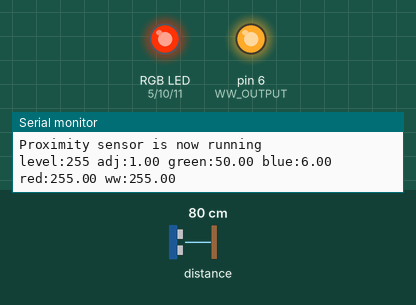
A sketch run on a simulated Arduino Uno, built with avr-gcc and run on an emulated ATmega328P. On the bench: an RGB LED mixed from three pins (HIGH = lit), output pins drawn as LEDs (lit = HIGH), the last lines printed to the serial monitor. The test bench sets the inputs (shaded band); at power-on: distance to the obstacle 80 cm. Dim RGB values are drawn brighter than linear.

Above: at 1.3 s.
1.4 s: distance to the obstacle set to 18 cm
At 2.6 s:
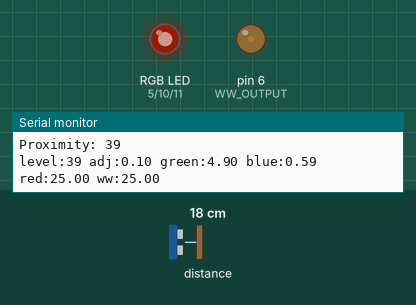
2.9 s: distance to the obstacle set to 11 cm
5.9 s: distance to the obstacle set to 8 cm
At 7.2 s:
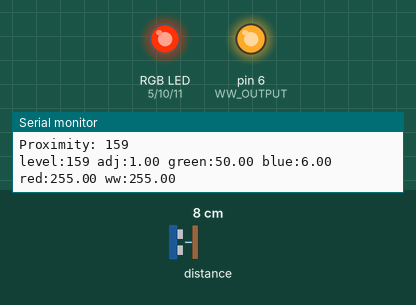
Timing chart, 0 to 8.9 s (numbered marks = the images above; inputs shaded):
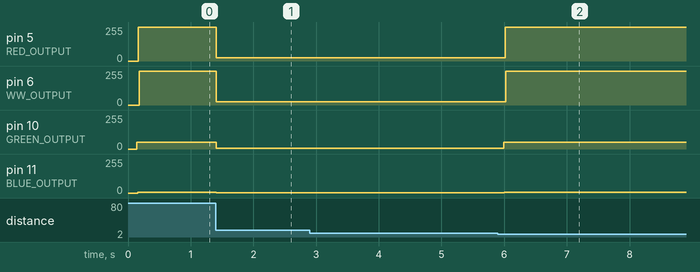

Measured:
- the behaviour switches between 10 and 9 cm on distance to the obstacle (found by bisection; images 1 and 2)
- after the input at 1.4 s, pin 5 (RED_OUTPUT), pin 6 (WW_OUTPUT): 255/255 → 25/255 at once; pin 10 (GREEN_OUTPUT): 50/255 → 4/255 at once; pin 11 (BLUE_OUTPUT): 6/255 → 1/255 at once
- after the input at 5.9 s, pin 5 (RED_OUTPUT): 25/255 → 255/255 after 0.11 s; pin 6 (WW_OUTPUT): 25/255 → 255/255 after 0.13 s; pin 10 (GREEN_OUTPUT): 4/255 → 50/255 after 0.09 s; pin 11 (BLUE_OUTPUT): 1/255 → 6/255 after 0.10 s

The sketch:

DimmableKitchenLightGesture.ino
```cpp
#include <SparkFun_APDS9960.h>

// Pins
#define GREEN_OUTPUT 10
#define BLUE_OUTPUT 11
#define RED_OUTPUT 5
#define WW_OUTPUT 6

// Constants
#define MAX_DISTANCE 20
#define MIN_LEVEL 35

#define GREEN_BASE_LEVEL 50
#define BLUE_BASE_LEVEL 6
#define RED_BASE_LEVEL 255
#define WW_BASE_LEVEL 255

#define LOCK_TIME 5
#define LOCK_THRESHOLD 3

// Global Variables
SparkFun_APDS9960 apds = SparkFun_APDS9960();
unsigned long last_lock_time = 0;
byte last_lock_level = 0;

void setup() {

  // Initialize Serial port
  Serial.begin(9600);
  Serial.println();
  Serial.println(F("------------------------------------"));
  Serial.println(F("SparkFun APDS-9960 - ProximitySensor"));
  Serial.println(F("------------------------------------"));

  // Initialize APDS-9960 (configure I2C and initial values)
  if ( apds.init() ) {
    Serial.println(F("APDS-9960 initialization complete"));
  } else {
    Serial.println(F("Something went wrong during APDS-9960 init!"));
  }

  // Adjust the Proximity sensor gain
  if ( !apds.setProximityGain(PGAIN_2X) ) {
    Serial.println(F("Something went wrong trying to set PGAIN"));
  }

  // Start running the APDS-9960 proximity sensor (no interrupts)
  if ( apds.enableProximitySensor(false) ) {
    Serial.println(F("Proximity sensor is now running"));
  } else {
    Serial.println(F("Something went wrong during sensor init!"));
  }

  pinMode(GREEN_OUTPUT, OUTPUT);
  pinMode(BLUE_OUTPUT, OUTPUT);
  pinMode(RED_OUTPUT, OUTPUT);
  pinMode(WW_OUTPUT, OUTPUT);
  set_light_level(255); // Start with very bright but not max since max is not correct temperature
}

void loop() {
  uint8_t proximity_data = 0;
  if ( !apds.readProximity(proximity_data) ) {
    Serial.println("Error reading proximity value");
  } else {
    if (proximity_data > MAX_DISTANCE) {
      Serial.print("Proximity: ");
      Serial.println(proximity_data);
      set_light_level(proximity_data);
    }
  }
}

void set_light_level (byte level) {
  if (level < MIN_LEVEL) {
    turn_off();
    last_lock_level = level;
    last_lock_time = millis();
  } else {
    if (abs(last_lock_level - level) < LOCK_THRESHOLD) {
      if (millis() - last_lock_time > LOCK_TIME) {
        // Level has been held steady for a while. Blink to acknowledge and sleep to allow time to remove hand from sensor.
        // turn_off();
        // delay(150);
        adjust(level); // Set level back to selected level
        // last_lock_level = 0;
        // last_lock_time = 0;
        // delay(LOCK_TIME * 3);
      } else {
        adjust(level);
      }
    } else {
      // Level was significantly changed.
      adjust(level);
      last_lock_level = level;
      last_lock_time = millis();
    }
  }
}

void turn_off() {
  analogWrite(GREEN_OUTPUT, 0);
  analogWrite(BLUE_OUTPUT, 0);
  analogWrite(RED_OUTPUT, 0);
  analogWrite(WW_OUTPUT, 0);
}

void adjust(byte level) {
  Serial.print("level:");
  Serial.print(level);
  Serial.print(" adj:");
  if (level > 135) {
    level = 255;
  } else {
    level = 25;
  }
  float adjustment = level / 255.0;
  Serial.print(adjustment);

  analogWrite(GREEN_OUTPUT, max(1, GREEN_BASE_LEVEL * adjustment));
  Serial.print(" green:");
  Serial.print(GREEN_BASE_LEVEL * adjustment);

  analogWrite(BLUE_OUTPUT, max(1, BLUE_BASE_LEVEL * adjustment));
  Serial.print(" blue:");
  Serial.print(BLUE_BASE_LEVEL * adjustment);

  analogWrite(RED_OUTPUT, max(1, RED_BASE_LEVEL * adjustment));
  Serial.print(" red:");
  Serial.print(RED_BASE_LEVEL * adjustment);

  analogWrite(WW_OUTPUT, max(1, WW_BASE_LEVEL * adjustment));
  Serial.print(" ww:");
  Serial.println(WW_BASE_LEVEL * adjustment);
}
```
